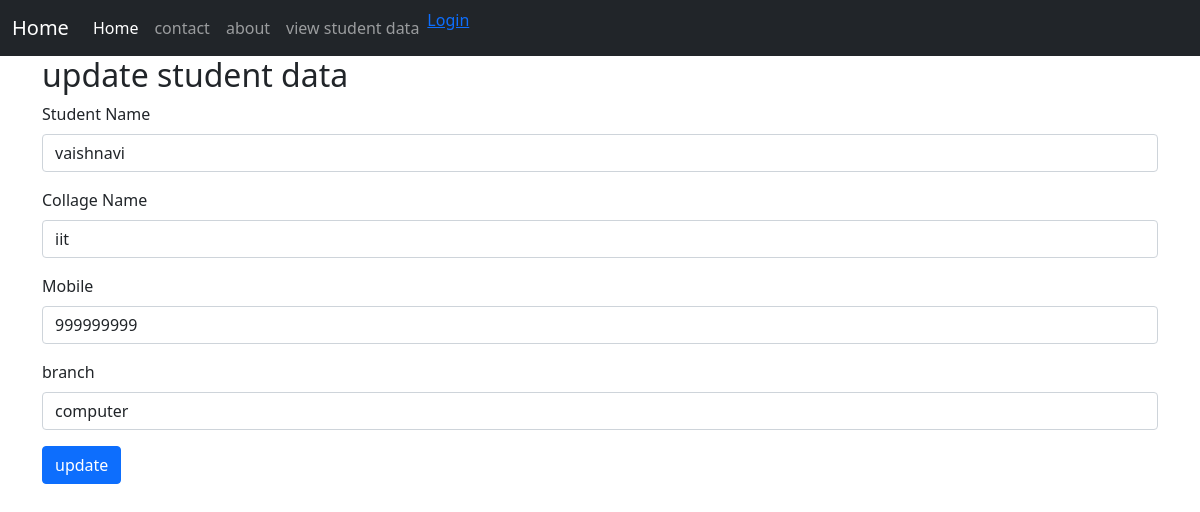
/edit_info/4, run on the app's committed database.
### home/models.py (models this page shows, shortened)
class Student(models.Model):
    id = models.AutoField(primary_key=True)
    studentname = models.CharField(max_length=50)
    collagename = models.CharField(max_length=100)
    branch = models.CharField(max_length=100)
    mobilenum = models.IntegerField()

### home/views.py (the view)
# urls.py: path("edit_info/<int:id>" , views.edit_info , name="edit_info"),
def edit_info(request , id):
    context = {
        "edit_info" : Student.objects.get(id=id)
    }
    return render( request , "edit_info.html" , context)

### templates/edit_info.html (shortened to what this page needs)
{% extends "base.html" %} {% block title %} add student {% endblock title %}{% block body%}
<div class="container">
    <form method="POST" action="/update/{{edit_info.id}}">
        <h2>update student data</h2>
        <div class="mb-3">
            <label for="stu_name" class="form-label">Student Name</label>
            <input type="text" class="form-control" id="stu_name" name="stu_name" value={{ edit_info.studentname }}>
        </div>
        <div class="mb-3">
            <label for="collage_name" class="form-label">Collage Name</label>
            <input type="text" class="form-control" id="collage_name" name="collage_name" value={{ edit_info.collagename }}>
        </div>
        <div class="mb-3">
            <label for="mobile" class="form-label">Mobile</label>
            <input type="tel" class="form-control" id="mobile" name="mobile" value={{ edit_info.mobilenum }}>
        </div>
        <div class="mb-3">
            <label for="branch" class="form-label">branch</label>
            <input type="text" class="form-control" name="branch" id="branch" value={{ edit_info.branch }}>
        </div>
        <button type="submit" class="btn btn-primary">update</button>
    </form>
</div>
{% endblock body%}

### data on the page
Student: stu_name "vaishnavi", collage_name "iit", mobile "999999999", branch "computer"
